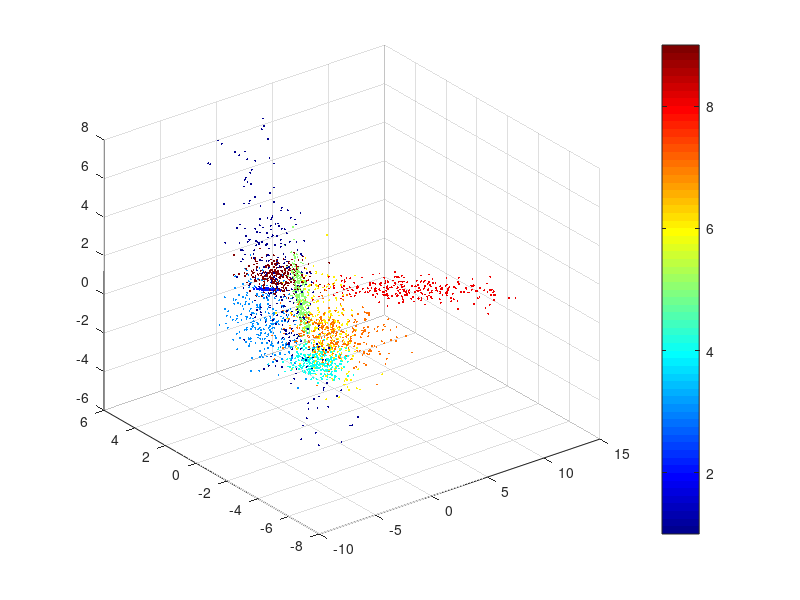

Here is the MATLAB script that generated this plot: (Note: this script raises an error after producing the figure.)
%% IMPORT TOY DATA
load('demo_data');
% define input data (X) and data labels (Y)
X = data(:, 1:end-1); 
Y = data(:, end);
% plot in 3D to visualise
figure(1)
scatter3(X(:,1),X(:,2),X(:,3),20,Y,'.');
colormap('jet'); colorbar;

%% DEMO 1
% single test

% --------- DEFINE TEST SET
[idx,~,test_idx] = dividerand(length(data),2/3,0,1/3);
% available data to build the training-set
X = data(idx, 1:end-1); 
Y = data(idx, end); 
% test-set
x_test = data(test_idx, 1:end-1);
y_test = data(test_idx, end);



% ACTIVE LEARNING

% --------- CLUSTER the pool of available unlabelled data
[u, ch] = h_cluster(X);


% --------- ACTIVE LEARNING -- build the training set -- the DH learner
n = 180; % label budget
B = 3; % batch size
t = n/3; % number of runs
% the DH learner
[xl, z] = DH_AL(u, ch, B, t, Y);

% define the training-set with the DH results
train_idx = xl(:, 1);
x_train  = X(train_idx, :);
y_train = xl(:, 2);


% --------- CLASSIFICATION -- train/predict with niave bayes classification
y_pred = NB(x_train, y_train, x_test);
% calculate classification accuracy
acc = sum(y_pred == y_test)/length(y_test);
fprintf('\n ACTIVE LEARNING classification accuracy: %.2f %%', acc);


% --------- PLOT the training set built by the active learner
% queried data
z_idx = z(:,1); % output of the DH learner is indexed
Z = X(z_idx,:);
% plot
figure(2)
scatter3(x_train(:,1),x_train(:,2),x_train(:,3),20,y_train,'.');
hold on
scatter3(Z(:,1),Z(:,2),Z(:,3),10,'ko');
colormap('jet'); colorbar;
hold off



% PASSIVE LEARNING comparison -- random sample training

% define the training-set by a random sample
train_idx = randperm(size(X,1), n);
x_train = X(train_idx, :);
y_train = Y(train_idx);
% train/predict with niave bayes classification
y_pred = NB(x_train, y_train, x_test);
% calculate classification accuracy
acc = sum(y_pred == y_test)/length(y_test);
fprintf('\n PASSIVE LEARNING classification accuracy: %.2f %%', acc);

%% DEMO 2a:
% RANDOM SAMPLE TRAINING: passive/supervised learning for an increasing 
% label budget 

% parameters
T = 30; % maximum number of runs (max label budget T*B = 600)
B = 20; % batch size
reps = 20; % number of repeats for each experiment

% error
e_rs = [];
for t = 1:T
    % verbose
    fprintf('\nQUERY BUDGET ------ %d', t*B)
    % accuracy for each repeat
    acc = [];
    parfor r = 1:reps
        % DIVIDE DATA INTO: 
        % TRAINING DATA (x_train/y_train)
        % TEST DATA (x_train/y_train)
        % use random indices to define test-set
        [idx,~,test_idx] = dividerand(length(data),2/3,0,1/3);
        % available data
        X = data(idx, 1:end-1); Y = data(idx, end);
        % test-set
        x_test = data(test_idx, 1:end-1); y_test = data(test_idx, end);
        % define the training-set by a random sample from availaible data
        train_idx = randperm(size(X,1), t*B);
        x_train = X(train_idx, :);
        y_train = Y(train_idx);
        
        % CLASSIFICATION
        y_pred = NB(x_train, y_train, x_test);
        % record accuracy of prediction
        acc = [acc, sum(y_pred == y_test)/length(y_test)]; %#ok<AGROW>
    end
    e_rs = [e_rs, 1-mean(acc)]; %#ok<AGROW>
end


%% DEMO 2b:
% CLUSTER BASED ACTIVE LEARNING: the DH learner for an increasing label budget

e_al = []; 
for t = 1:T
    % verbose
    acc= [];
    fprintf('\nQUERY BUDGET ------ %d', t*B)
    parfor r = 1:reps 
        % DIVIDE DATA INTO: 
        % AVAILABLE DATA (X)
        % HIDDEN LABELS (Y)
        % TEST DATA (x_test/y_test)
        % use random indices to define test-set
        [idx,~,test_idx] = dividerand(length(data),2/3,0,1/3);
        % available data
        X = data(idx, 1:end-1); Y = data(idx, end);
        % test-set
        x_test = data(test_idx, 1:end-1); y_test = data(test_idx, end);
        
        % ------------- INITIAL CLUSTERING -------------- % 
        [u, ch] = h_cluster(X, 'max_clusters', 250);
        
        % -- HIERARCHICAL SAMPLING FOR ACTIVE LEARNING -- %
        % -- the DH active learning algorithm
        [xl, z, p, l] = DH_AL(u, ch, B, t, Y);
        % define training-set (inputs/outputs).
        % Note, first column of xl is input indices, second is class labels
        train_idx = xl(:, 1);
        x_train  = X(train_idx, :);
        y_train = xl(:, 2);
        
        % --------------- CLASSIFICATION ---------------- %       
        y_pred = NB(x_train, y_train, x_test);
        % record accuracy of prediction
        acc = [acc, sum(y_pred == y_test)/length(y_test)]; %#ok<AGROW>
    end
    e_al = [e_al, 1 - mean(acc)];    %#ok<AGROW>
end

% PLOT
figure(3) 
plot(B:B:B*T, e_rs, '--');
hold on
plot(B:B:B*T, e_al, '--');
xlabel('label budget (n)')
ylabel('classification error (e)')
legend('passive learning','active learning')
hold off 
